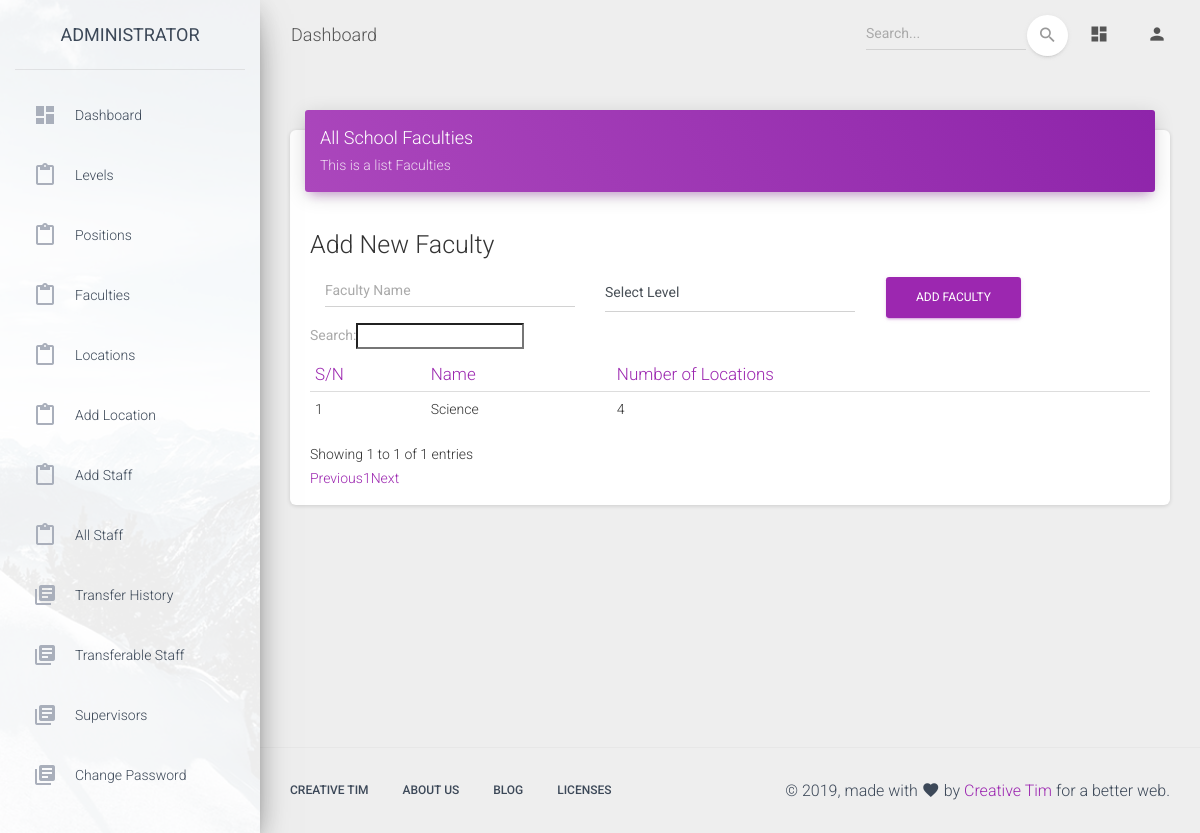
Before: /admin/faculties.php (signed in) with the older database file.
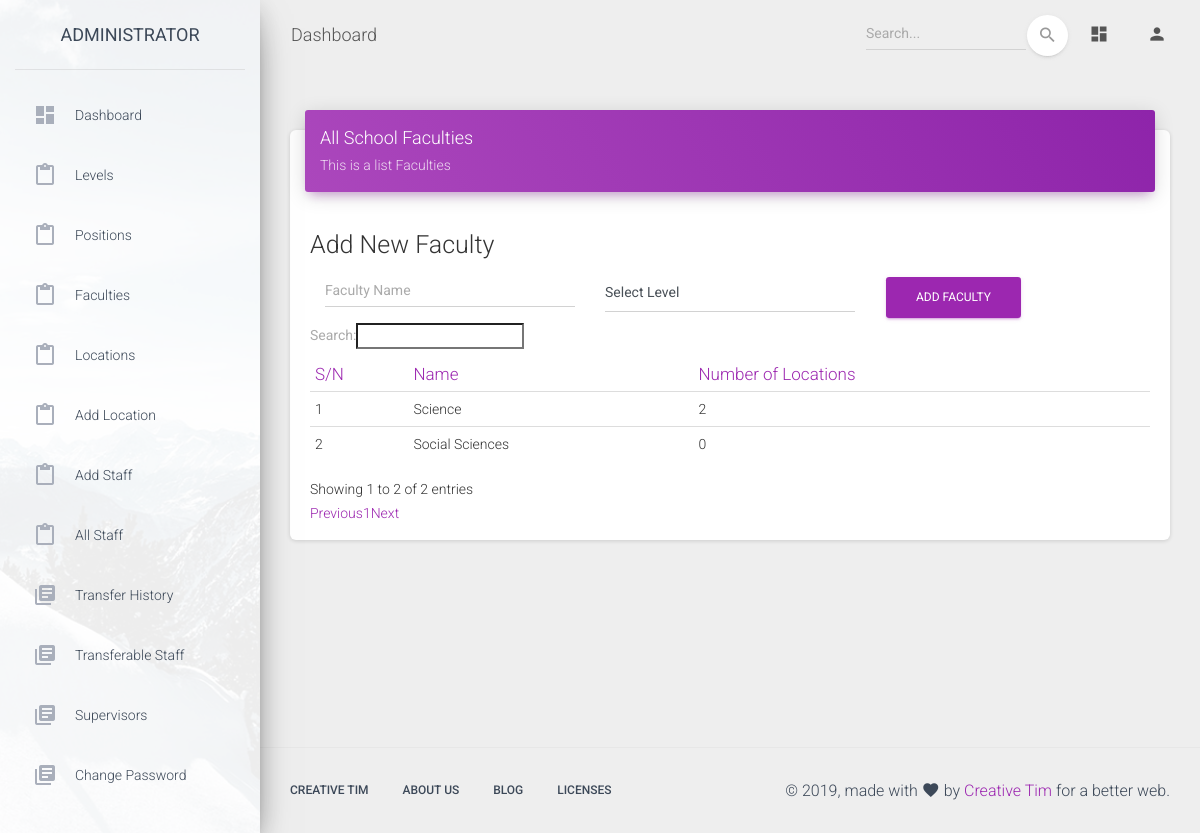
After: the same page with the newer database file.
### tables this page shows
CREATE TABLE `faculties` (
  `id` int(11) NOT NULL,
  `faculty_id` varchar(255) NOT NULL,
  `name` varchar(255) NOT NULL,
  `level_id` varchar(255) NOT NULL,
  `created_at` datetime NOT NULL DEFAULT CURRENT_TIMESTAMP
);

### app/classes/Admin.php (called while the page is built, shortened)
<?php
class Admin extends Master
{
    public function get_faculties(){
        $data ="*";
        $table = "faculties";
        $res = $this->getAllData($data,$table);
        $faculties = !empty($res) ? $res : [];
        return $faculties;
    }
    public function get_faculty_locations($faculty_id){
        $data = "*";
        $table = "locations";
        $where = "WHERE faculty_id = '$faculty_id'";
        $res = $this->getAllData($data,$table,$where);
        $locations = !empty($res) ? $res : [];
        return $locations;
    }
}

### app/classes/Master.php (called while the page is built, shortened)
<?php
class Master
{
    protected $db;
    function __construct($db_conn){
        $this->db = $db_conn;
    }
    public function getAllData($data, $table, $where = '')
    {
        $settings_data=array();
        try {
            if ($data != '*') {
                $selections = implode(', ', $data);
            } else {
                $selections = '*';
            }
            $stmt = $this->db->prepare("SELECT {$selections} FROM `$table` " . $where . "");
            $stmt->execute();
            $settings_data = $stmt->fetchAll(PDO::FETCH_ASSOC);
            if ($stmt->rowCount() > 0) {
                return $settings_data;
            }
        } catch (PDOException $e) {
            return $settings_data;
        }
    }
}

### admin/faculties.php (the view, shortened to what the changed rows need)
<?php
include '../app/init.php';
$admin = new Admin($db_conn);
$faculties = $admin->get_faculties();
?>
<!DOCTYPE html>
<html lang="en">
<head>
  <link rel="stylesheet" href="https://maxcdn.bootstrapcdn.com/font-awesome/latest/css/font-awesome.min.css">
  <link href="../assets/css/material-dashboard.css?v=2.1.1" rel="stylesheet" />
  <link href="../assets/demo/demo.css" rel="stylesheet" />
    <link rel="stylesheet" type="text/css" href="https://cdn.datatables.net/v/dt/dt-1.10.18/datatables.min.css"/>
</head>
<body class="">
  <div class="wrapper ">
    <div class="main-panel">
      <div class="content">
        <div class="container-fluid">
            <div class="row">
                <div class="col-md-12">
                    <div class="card">
                        <div class="card-body">
                            <h3>Add New Faculty</h3>
                            <form action="" id="newFaculty" class="row">
                                <div class="form-gorup col-4">
                                </div>
                                <div class="form-gorup col-4">
                                </div>
                                <div class="col-3">
                                </div>
                            </form>
                            <div class="table-responsive">
                                <table class="table" id="faculty">
                                    <thead class=" text-primary">
                                    <th>
                                        S/N
                                    </th>
                                    <th>
                                        Name
                                    </th>
                                    <th>
                                        Number of Locations
                                    </th>
                                    </thead>
                                    <tbody>
                                    <?php
                                    if(!empty($faculties) && count($faculties) > 0){ $i=0;
                                        foreach ($faculties as $faculty){
                                            $loc_num = count($admin->get_faculty_locations($faculty['faculty_id']));
                                    ?>
                                    <tr>
                                        <td>
                                            <?= ++$i; ?>
                                        </td>
                                        <td>
                                            <?php if(isset($faculty['name'])) echo $faculty['name'] ?>
                                        </td>
                                        <td>
                                            <?= $loc_num ?>
                                        </td>
                                    </tr>
                                    <?php   }
                                    } ?>
                                    </tbody>
                                </table>
                            </div>
                        </div>
                    </div>
                </div>
            </div>
        </div>
      </div>
    </div>
  </div>
</body>
</html>

Changed rows visible on the page:
changed faculties "Science": loc_num "4" → "2"
added faculties: name "Social Sciences", loc_num "0"
Other visible differences:
text written by a page script: "Search: Showing 1 to 1 of 1 entries Previous 1 Next" → "Search: Showing 1 to 2 of 2 entries Previous 1 Next"
